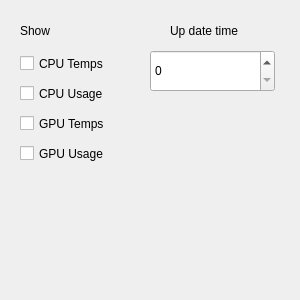
<?xml version="1.0" encoding="UTF-8"?>
<ui version="4.0">
 <class>MyDialog</class>
 <widget class="QDialog" name="MyDialog">
  <property name="geometry">
   <rect>
    <x>0</x>
    <y>0</y>
    <width>300</width>
    <height>300</height>
   </rect>
  </property>
  <property name="windowTitle">
   <string>Settings</string>
  </property>
  <widget class="QCheckBox" name="cpuTemp">
   <property name="geometry">
    <rect>
     <x>20</x>
     <y>50</y>
     <width>111</width>
     <height>27</height>
    </rect>
   </property>
   <property name="text">
    <string>CPU Temps</string>
   </property>
   <property name="tristate">
    <bool>false</bool>
   </property>
  </widget>
  <widget class="QCheckBox" name="cpuUsage">
   <property name="geometry">
    <rect>
     <x>20</x>
     <y>80</y>
     <width>111</width>
     <height>27</height>
    </rect>
   </property>
   <property name="text">
    <string>CPU Usage</string>
   </property>
  </widget>
  <widget class="QCheckBox" name="gpuTemp">
   <property name="geometry">
    <rect>
     <x>20</x>
     <y>110</y>
     <width>101</width>
     <height>27</height>
    </rect>
   </property>
   <property name="text">
    <string>GPU Temps</string>
   </property>
  </widget>
  <widget class="QCheckBox" name="gpuUsage">
   <property name="geometry">
    <rect>
     <x>20</x>
     <y>140</y>
     <width>101</width>
     <height>27</height>
    </rect>
   </property>
   <property name="text">
    <string>GPU Usage</string>
   </property>
  </widget>
  <widget class="QLabel" name="label">
   <property name="geometry">
    <rect>
     <x>20</x>
     <y>20</y>
     <width>63</width>
     <height>21</height>
    </rect>
   </property>
   <property name="text">
    <string>Show</string>
   </property>
  </widget>
  <widget class="QLabel" name="label_2">
   <property name="geometry">
    <rect>
     <x>170</x>
     <y>20</y>
     <width>91</width>
     <height>21</height>
    </rect>
   </property>
   <property name="text">
    <string>Up date time</string>
   </property>
  </widget>
  <widget class="QSpinBox" name="spinBox">
   <property name="geometry">
    <rect>
     <x>150</x>
     <y>50</y>
     <width>125</width>
     <height>42</height>
    </rect>
   </property>
  </widget>
 </widget>
 <resources/>
 <connections/>
</ui>
